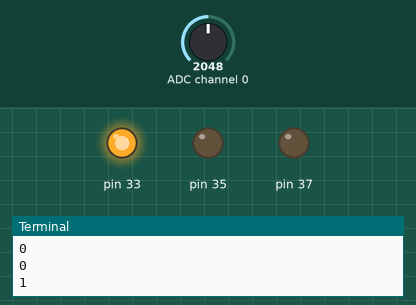
This program was run on a simulated Raspberry Pi (header pin numbers). Parts: output pins drawn as LEDs (lit = HIGH), the last lines printed to the terminal. The inputs (shaded band) are chosen by the test bench; at power-on: ADC channel 0 = 2048 (analog values on the 0–4095 scale). The clock reads 2024-03-15 10:24:30 at power-on unless the program sets it.

Above: at 0.35 s.
At 1.0 s:
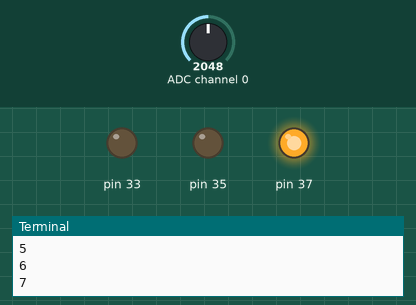
Timing chart, 0 to 2.5 s (numbered marks = the images above):
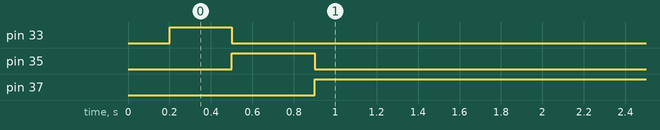

Measured:
- by itself, pin 33: LOW → HIGH at 0.20 s, → LOW 0.30 s later
- by itself, pin 35: LOW → HIGH at 0.50 s, → LOW 0.40 s later
- by itself, pin 37: LOW → HIGH at 0.90 s

The program:

ledControl.py
```python
import time
import firebase_admin
from firebase_admin import credentials
from firebase_admin import db
from mcp3208 import MCP3208
import RPi.GPIO as GPIO

firstTime = -1
lastTime = -1

vibTime = 0
adc=MCP3208()

GPIO.setmode(GPIO.BOARD)
GPIO.setup(33,GPIO.OUT)
GPIO.setup(35,GPIO.OUT)
GPIO.setup(37,GPIO.OUT)

GPIO.output(33,GPIO.LOW)
GPIO.output(35,GPIO.LOW)
GPIO.output(37,GPIO.LOW)

while True:
	time.sleep(0.1)
	tmp= adc.read(0)
	currentTime = time.time()

	if (currentTime - firstTime > 15) and not(firstTime == -1) and (time.time() - lastTime > 15):
		firstTime = -1
		vibTime = 0
		GPIO.output(33,GPIO.LOW)
		GPIO.output(35,GPIO.LOW)
		GPIO.output(37,GPIO.LOW)
		print("There is no noise in 5 minutes. Count Finished")

	if (tmp > 30):
		lastTime = time.time()
		print(vibTime)
		if ( firstTime == -1 ):
			firstTime = time.time()
		else:
			vibTime = vibTime + 1
			if(vibTime < 4):
				GPIO.output(33,GPIO.HIGH)
				GPIO.output(35,GPIO.LOW)
				GPIO.output(37,GPIO.LOW)
			elif(vibTime < 8 ):
				GPIO.output(35,GPIO.HIGH)
				GPIO.output(33,GPIO.LOW)
				GPIO.output(37,GPIO.LOW)
			else:
				GPIO.output(37,GPIO.HIGH)
				GPIO.output(33,GPIO.LOW)
				GPIO.output(35,GPIO.LOW)
```
